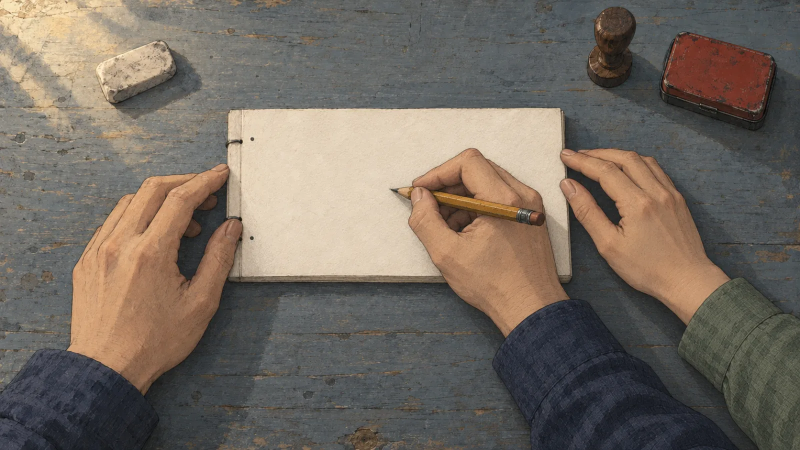
#> input picture 20261004_レビューの本質とは：品質向上のための協働プロセス/assets/keyframes/05-draw-with-support.webp, 1600 x 900 px (shown at 1/2 size)
$ python -i imgutil.py   (imports and definitions only)
#> lines starting #> are read from the running program, lines starting #| are printed output that depends on the picture; after the words box and inside, x2 and y2 are one past the last pixel; in counts of white or black regions, pixels touching at a corner belong together
#> further down, picture is the input picture: shape (900, 1600, 3); mean B, G, R 96.8, 106.7, 116.3
"""部品生成の共通処理（numpy / Pillow / scipy）。"""
from __future__ import annotations

from pathlib import Path

import numpy as np
from PIL import Image, ImageDraw
from scipy import ndimage as ndi

ROOT = Path(__file__).resolve().parents[2]  # 企画ディレクトリ
ASSETS = ROOT / "assets"
GEN = ROOT / "video" / "public" / "gen"


# [12 lines left out: functions load, poly_mask, not called in this run]


def rect_poly(x0: float, y0: float, x1: float, y1: float) -> list[tuple[float, float]]:
    return [(x0, y0), (x1, y0), (x1, y1), (x0, y1)]


def paper_map(img: np.ndarray, thresh: float = 14, sigma: float = 30) -> np.ndarray:
    """絵の部分を除いた紙の色を、ぼかして画面全体に広げる"""
#> called with thresh = 14, sigma = 30
    med = np.median(img.reshape(-1, 3), axis=0)
#> med = [92, 96, 97]
    fg = np.abs(img - med).max(axis=2) > thresh
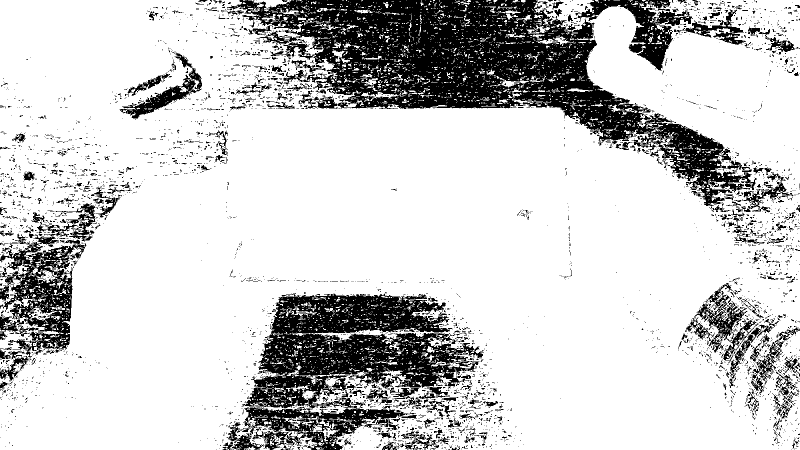
#> fg: shape (900, 1600) bool (shown at 1/2 size); 80% white; 4077 black regions (3667 under 20 px), largest, box (x1, y1, x2, y2) and area: (454, 0, 1513, 413) 125679, (483, 586, 968, 900) 69333, (0, 480, 173, 763) 17335
    fg = ndi.binary_dilation(fg, iterations=8)
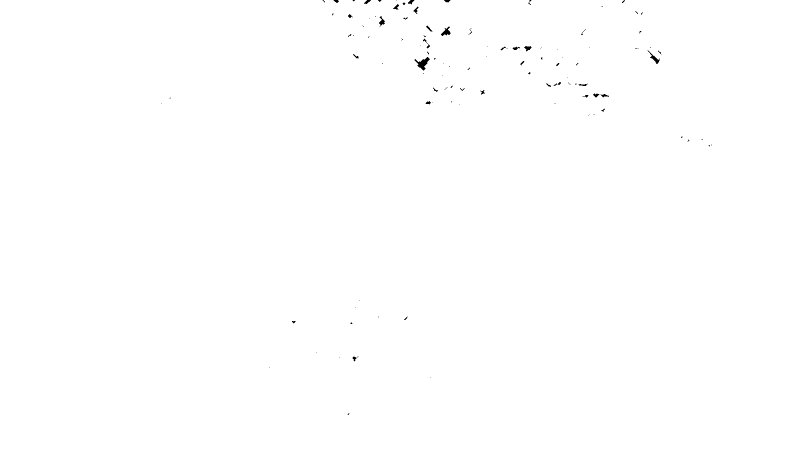
#> fg: shape (900, 1600) bool (shown at 1/2 size); 99.8% white; 109 black regions (78 under 20 px), largest, box (x1, y1, x2, y2) and area: (829, 114, 860, 141) 339, (882, 53, 901, 72) 173, (1295, 101, 1320, 128) 157
    valid = (~fg).astype(np.float32)
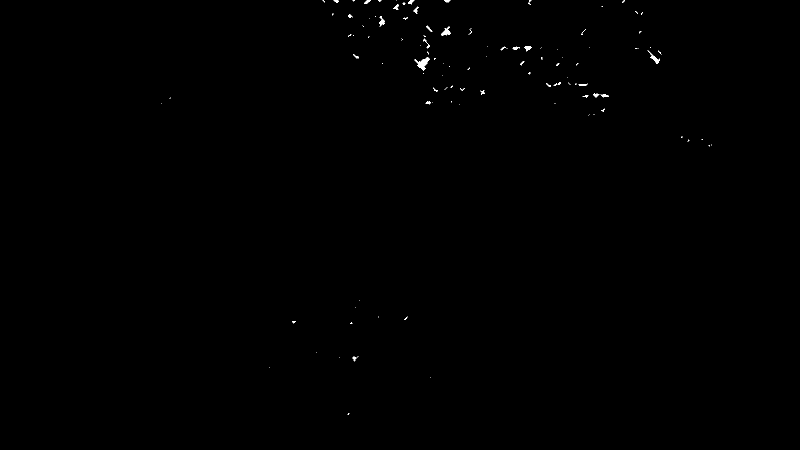
#> valid: shape (900, 1600) float32 (shown at 1/2 size); values 0 (black) and 1 (white), 0.17% white; 109 white regions (78 under 20 px), largest, box (x1, y1, x2, y2) and area: (829, 114, 860, 141) 339, (882, 53, 901, 72) 173, (1295, 101, 1320, 128) 157
    out = np.empty_like(img)
    w = ndi.gaussian_filter(valid, sigma) + 1e-6
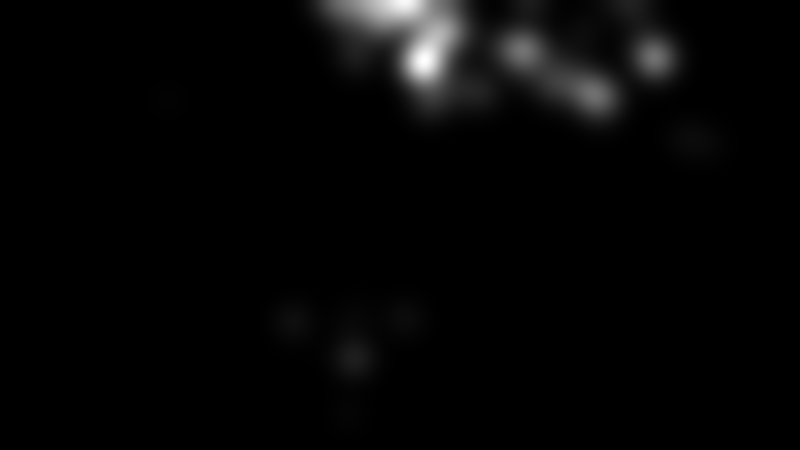
#> w: shape (900, 1600) float32 (shown at 1/2 size); min 1e-06, max 0.0684, mean 0.00166; drawn with min black and max white
    for c in range(3):
        out[..., c] = ndi.gaussian_filter(img[..., c] * valid, sigma) / w
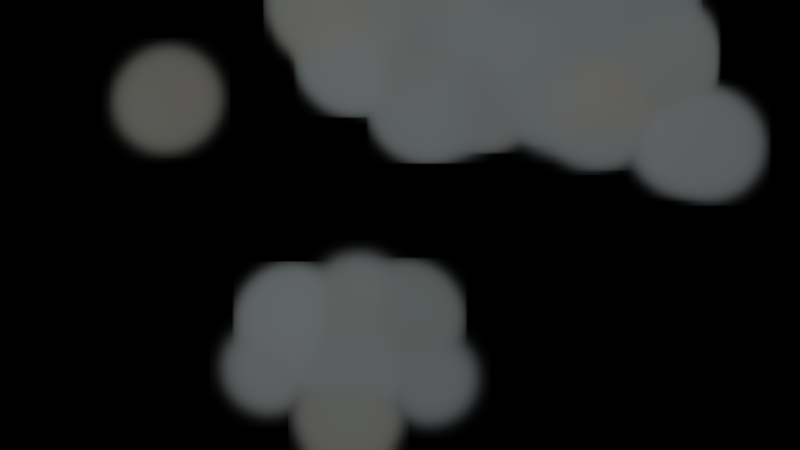
#> out: shape (900, 1600, 3) (shown at 1/2 size); mean B, G, R 31.4, 31.5, 30.4
    return out


# [72 lines left out: functions silhouette, decontaminate, seam_mask, vertical_seam, seam_box, not called in this run]


def feather(mask: np.ndarray, sigma: float) -> np.ndarray:
    return np.clip(ndi.gaussian_filter(mask.astype(np.float32), sigma), 0, 1)


def over(dst: np.ndarray, src: np.ndarray, alpha: np.ndarray) -> np.ndarray:
    return dst * (1 - alpha[..., None]) + src * alpha[..., None]


# [10 lines left out: function save_webp, not called in this run]

>>> import cv2
>>> picture = cv2.imread('../../assets/keyframes/05-draw-with-support.webp')
>>> result = paper_map(picture)

$ run again, on 20261004_レビューの本質とは：品質向上のための協働プロセス/assets/keyframes/01-worktable.webp
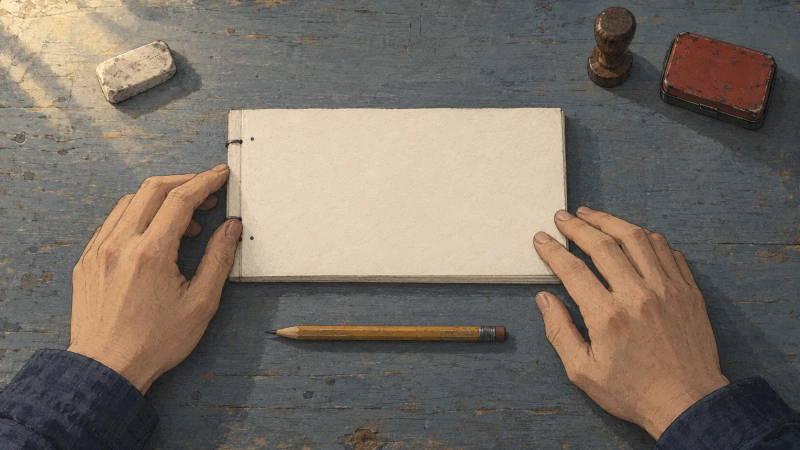
#> input picture 20261004_レビューの本質とは：品質向上のための協働プロセス/assets/keyframes/01-worktable.webp, 1600 x 900 px (shown at 1/2 size)
#> picture is the input picture: shape (900, 1600, 3); mean B, G, R 101.3, 111.7, 121.2
#> med = [93, 97, 101]
#> in paper_map, `fg = np.abs(img - med).max(axis=2) > thresh`:
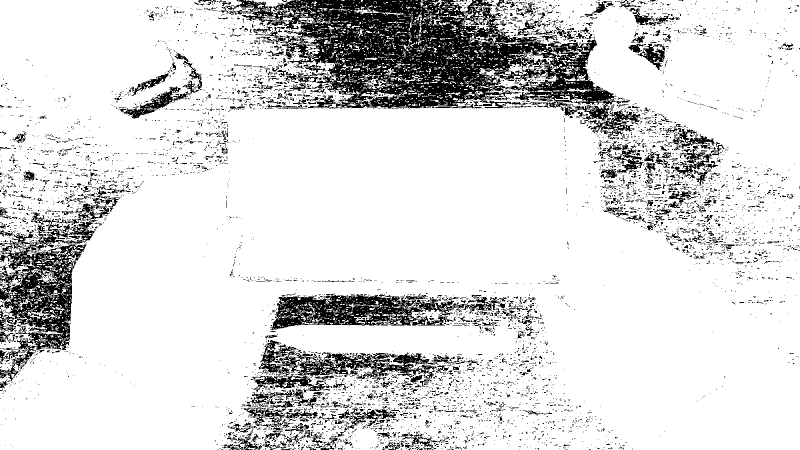
#> fg: shape (900, 1600) bool (shown at 1/2 size); 85.8% white; 6235 black regions (5681 under 20 px), largest, box (x1, y1, x2, y2) and area: (450, 0, 1282, 279) 85460, (0, 395, 240, 764) 23180, (541, 587, 1001, 660) 15504
#> valid: shape (900, 1600) float32; values 0 (black) and 1 (white), 0.01% white in thin lines or dots, all inside (x1, y1, x2, y2) = (664, 0, 1198, 195)
#> after the loop in paper_map, `for c in range(3):`:
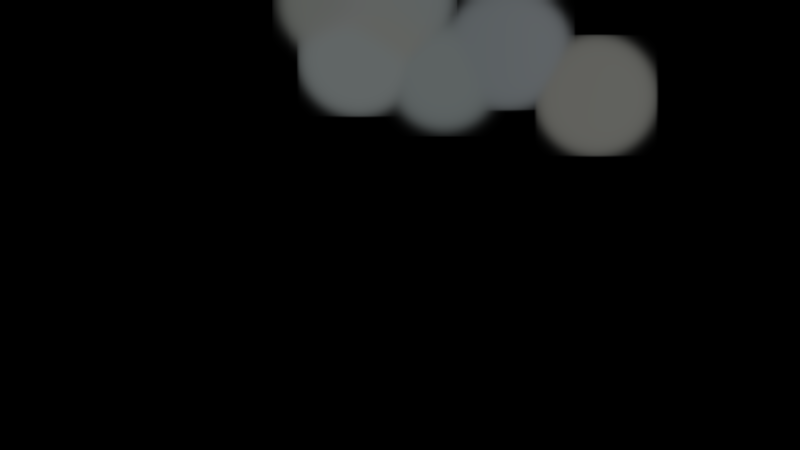
#> out: shape (900, 1600, 3) (shown at 1/2 size); mean B, G, R 11.1, 11.2, 10.8

$ run again, on 20261004_レビューの本質とは：品質向上のための協働プロセス/assets/keyframes/03-open-again.webp
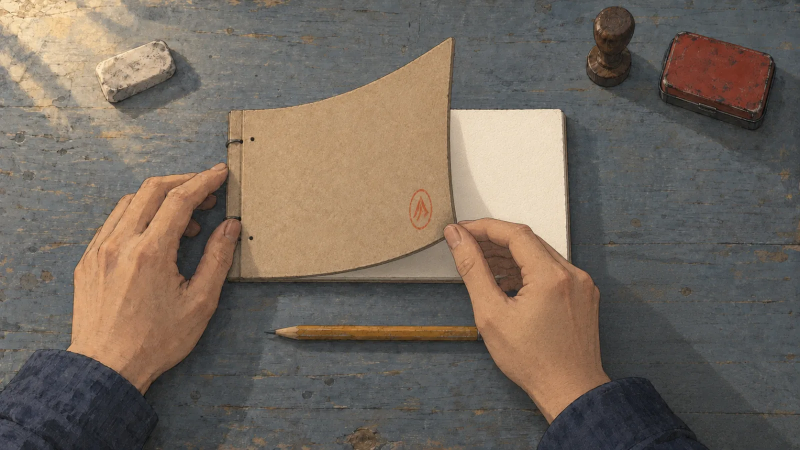
#> input picture 20261004_レビューの本質とは：品質向上のための協働プロセス/assets/keyframes/03-open-again.webp, 1600 x 900 px (shown at 1/2 size)
#> picture is the input picture: shape (900, 1600, 3); mean B, G, R 94, 104.9, 116
#> med = [93, 96, 98]
#> in paper_map, `fg = np.abs(img - med).max(axis=2) > thresh`:
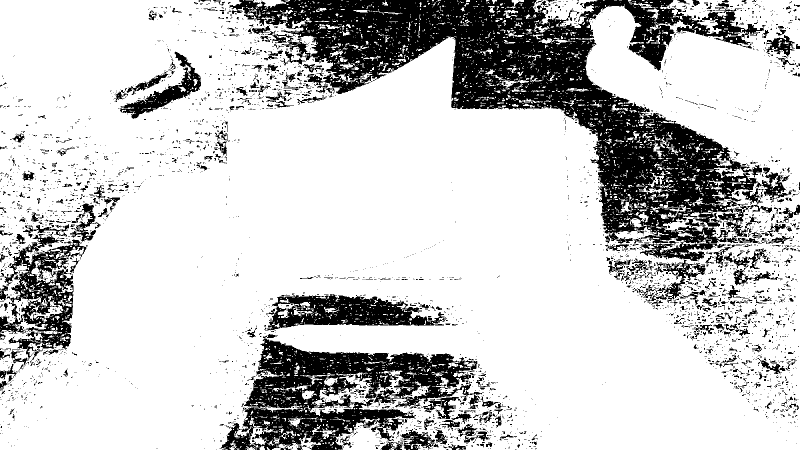
#> fg: shape (900, 1600) bool (shown at 1/2 size); 79.1% white; 3679 black regions (3266 under 20 px), largest, box (x1, y1, x2, y2) and area: (458, 0, 1544, 523) 160316, (439, 677, 955, 900) 49662, (0, 468, 175, 743) 16097
#> valid: shape (900, 1600) float32; values 0 (black) and 1 (white), 0.41% white; 184 white regions (121 under 20 px), largest, box (x1, y1, x2, y2) and area: (797, 0, 836, 41) 522, (1234, 320, 1284, 346) 281, (1352, 258, 1374, 286) 280
#> after the loop in paper_map, `for c in range(3):`:
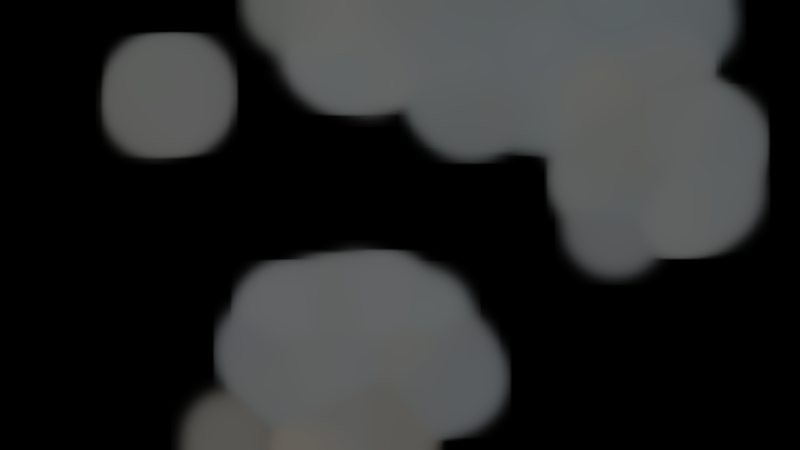
#> out: shape (900, 1600, 3) (shown at 1/2 size); mean B, G, R 40.6, 40.7, 39.7
